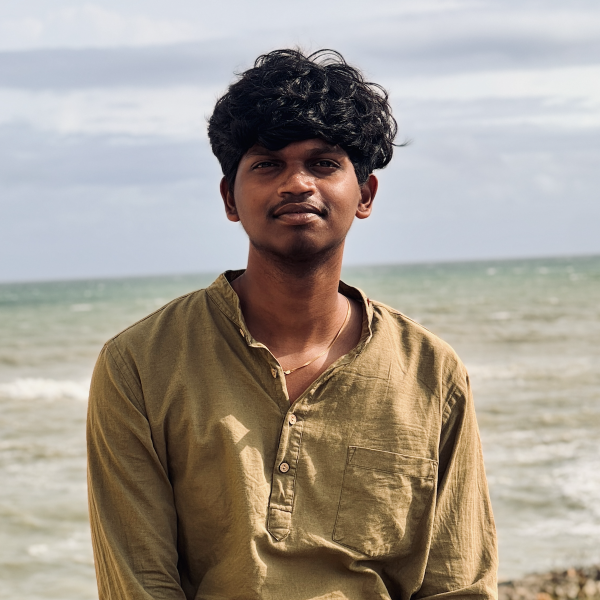
#> input picture Screenshot 2026-07-12 at 8.55.31 PM.png, 1200 x 1200 px (shown at 1/2 size)
$ python generate_colored_svg.py
#> lines starting #> are read from the running program, lines starting #| are printed output that depends on the picture
#> in main, image is the input picture: PIL image 1200x1200 RGBA; mean R, G, B, A 163.9, 155.3, 145.2, 255
import sys
from PIL import Image

ASCII_CHARS = ["@", "#", "S", "%", "?", "*", "+", ";", ":", ",", "."]

def resize_image(image, new_width=100):
#> called with new_width = 80
    width, height = image.size
#> width = 1200; height = 1200
    ratio = height / width
#> ratio = 1
    new_height = int(new_width * ratio * 0.5)
#> new_height = 40
    return image.resize((new_width, new_height))
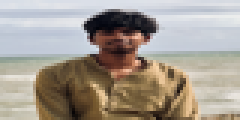
#> returned value: PIL image 80x40 RGBA (shown 3 times larger); mean R, G, B, A 164, 155.3, 145.2, 255

def main(image_path, new_width=80):
    try:
        image = Image.open(image_path)
    except Exception as e:
        print(e)
        return

    image = resize_image(image, new_width)

    image_rgb = image.convert("RGB")
    pixels = image_rgb.getdata()

    grayscale = image.convert("L").getdata()

    chars_with_color = []
    for (rgb, gray) in zip(pixels, grayscale):
        char = ASCII_CHARS[min(gray // 25, len(ASCII_CHARS) - 1)]
        chars_with_color.append((char, rgb))
#> this loop made 3200 passes
#> (rgb, gray, char) on passes 1 to 3: ((217, 222, 231), 222, ':'), ((216, 222, 231), 221, ':'), ((217, 222, 231), 222, ':')
#> after the loop, chars_with_color = 3200 items

    width, height = image.size
#> width = 80; height = 40

    font_size = 12
    line_height = 14
    svg_width = width * 7.2 + 40
#> svg_width = 616
    svg_height = height * line_height + 40
#> svg_height = 600

    svg = f'''<svg xmlns="http://www.w3.org/2000/svg" viewBox="0 0 {svg_width} {svg_height}" width="100%" height="100%">
    <style>
        .ascii {{
            font-family: 'Courier New', Courier, monospace;
            font-size: {font_size}px;
            white-space: pre;
        }}
        @keyframes fadeIn {{
            0% {{ opacity: 0; transform: translateY(5px); }}
            100% {{ opacity: 1; transform: translateY(0); }}
        }}
        .line {{
            opacity: 0;
            animation: fadeIn 0.4s ease-out forwards;
        }}
'''

    for i in range(height):
        delay = i * 0.05
        svg += f'        .line-{i} {{ animation-delay: {delay}s; }}\n'

    svg += '''    </style>
    <rect width="100%" height="100%" fill="#0D1117" />
    <g class="ascii">
'''

    y = 20
    idx = 0
    for i in range(height):
        svg += f'        <text x="20" y="{y}" class="line line-{i}">'

        current_color = None
        span_text = ""

        for j in range(width):
            char, (r, g, b) = chars_with_color[idx]
            idx += 1

            char = char.replace('&', '&amp;').replace('<', '&lt;').replace('>', '&gt;')
            hex_color = f"#{r:02x}{g:02x}{b:02x}"

            if hex_color == current_color:
                span_text += char
            else:
                if current_color is not None:
                    svg += f'<tspan fill="{current_color}">{span_text}</tspan>'
                current_color = hex_color
                span_text = char

        if current_color is not None:
            svg += f'<tspan fill="{current_color}">{span_text}</tspan>'

        svg += '</text>\n'
        y += line_height
#> after the loop, idx = 3200; y = 580

    svg += '''    </g>
</svg>'''

    with open("ascii_animation.svg", "w") as f:
        f.write(svg)
    print("Generated colored ASCII animation.")

if __name__ == "__main__":
    main(sys.argv[1] if len(sys.argv) > 1 else "Screenshot 2026-07-12 at 8.55.31 PM.png", 80)
